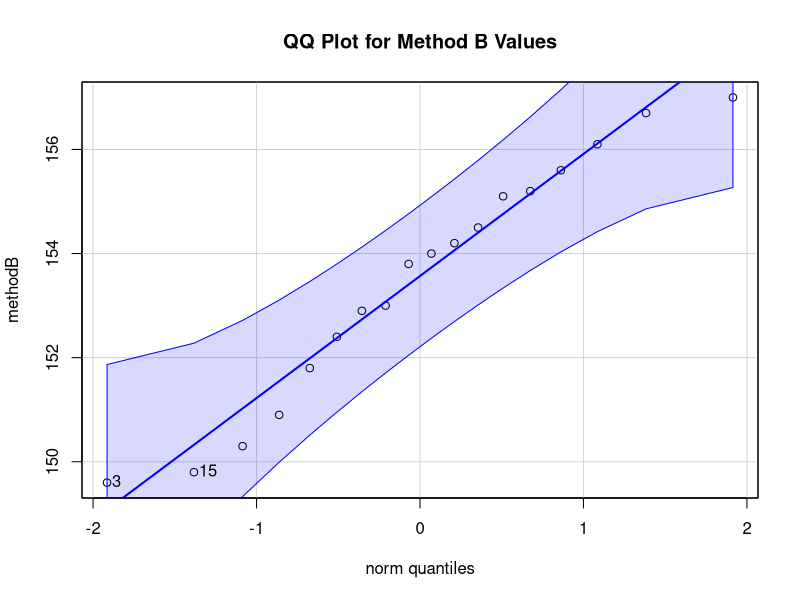
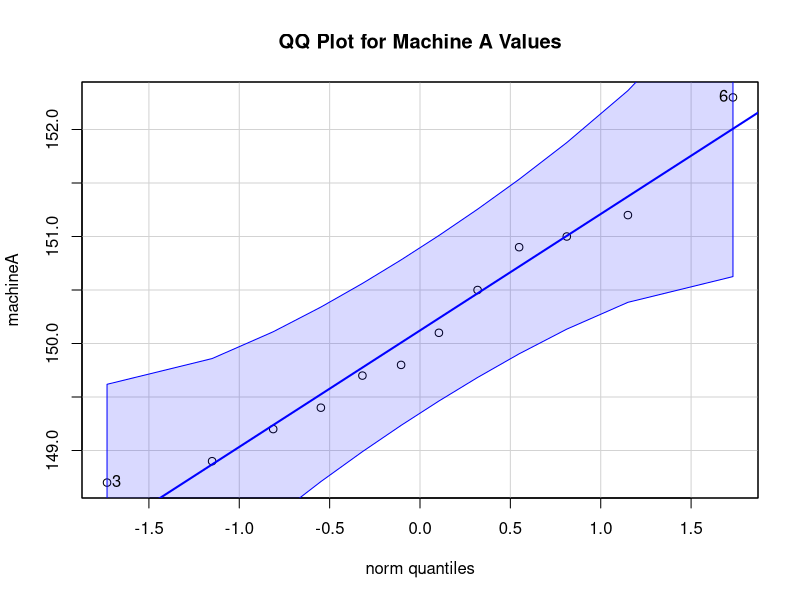
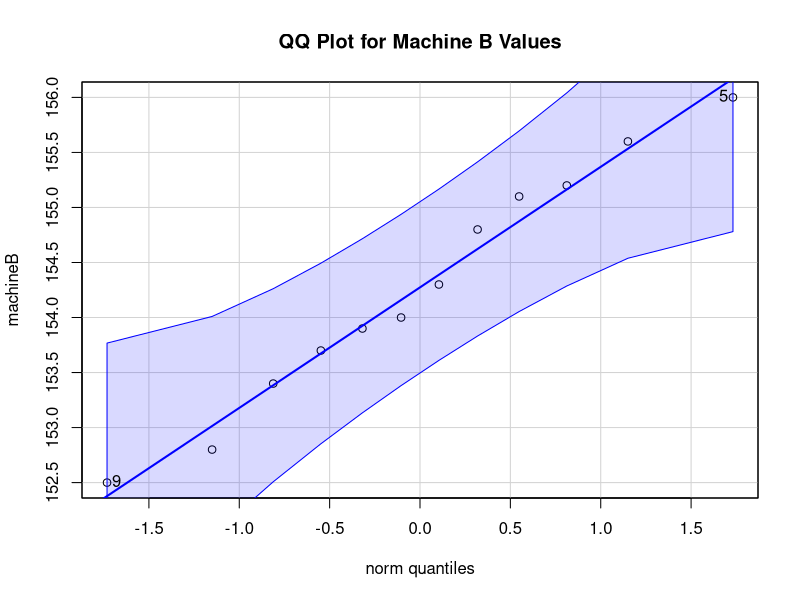
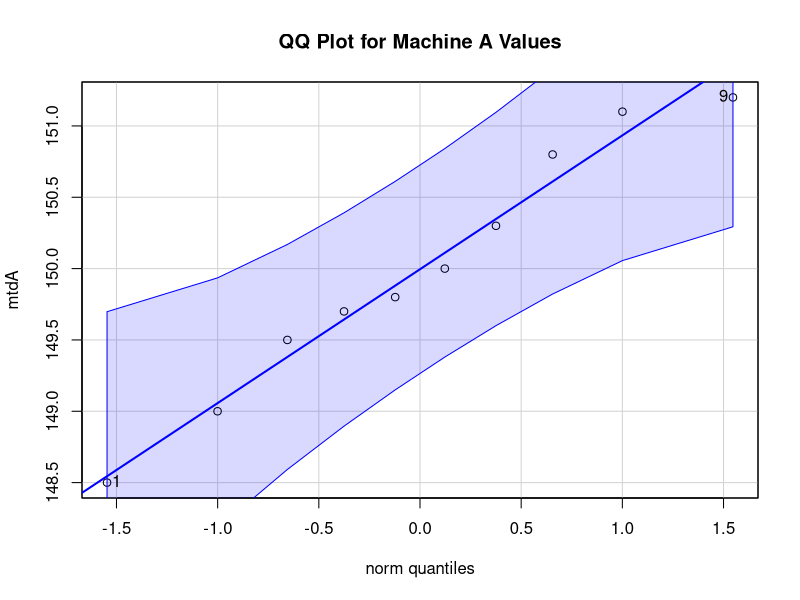
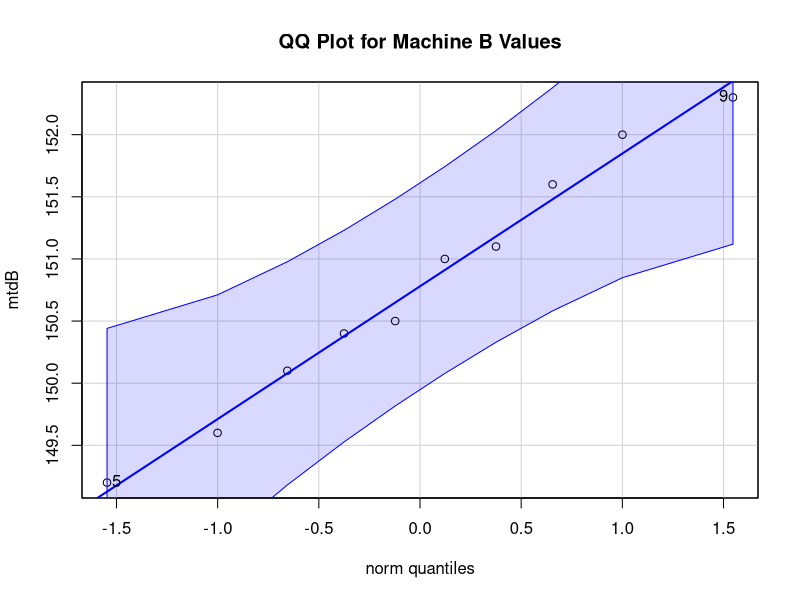
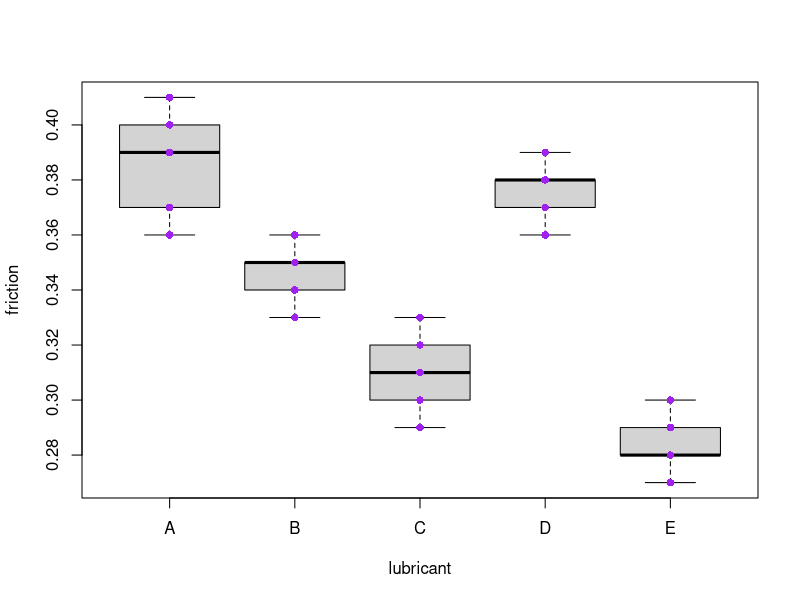
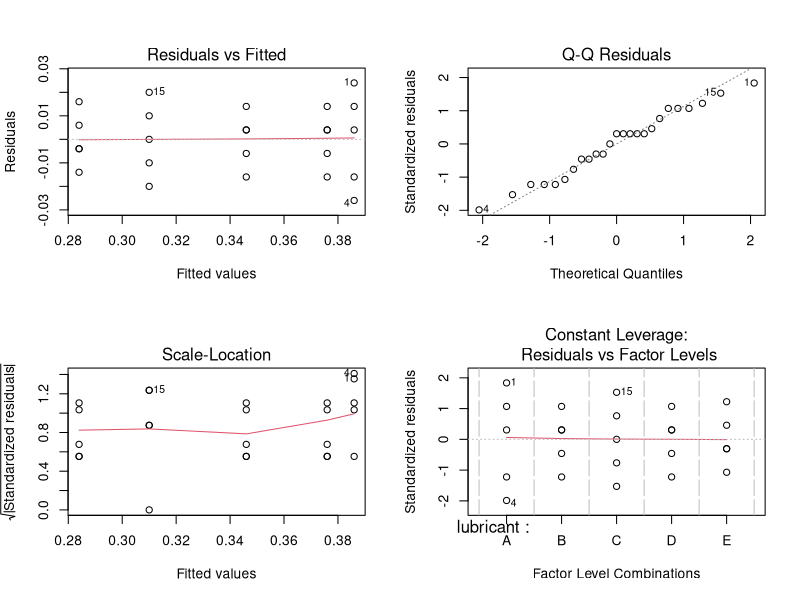
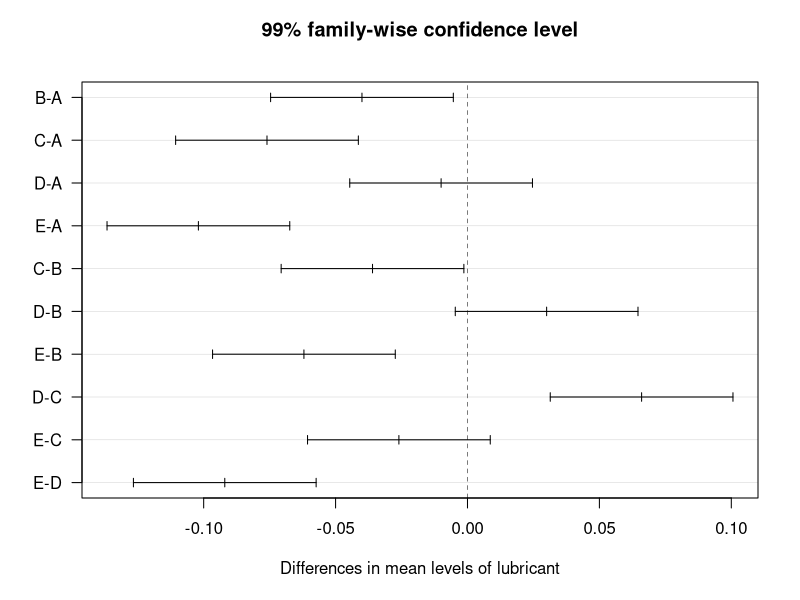

Reproduce these figures in R, in order.
## ---- chunk 1
knitr::opts_chunk$set(echo = TRUE)
## ---- chunk 2
options(width=70, digits=5)
## ---- chunk 3
methodB <- c(152.4, 155.2, 149.6, 153.8, 156.1, 150.9, 154.5, 157.0, 151.8,
             155.6, 150.3, 153.0, 154.2, 156.7, 149.8, 152.9, 155.1, 154.0)
## ---- chunk 4
library(car)
methodB <- c(152.4, 155.2, 149.6, 153.8, 156.1, 150.9, 154.5, 157.0, 151.8,
             155.6, 150.3, 153.0, 154.2, 156.7, 149.8, 152.9, 155.1, 154.0)

qqPlot(methodB, line = "r", main = "QQ Plot for Method B Values")

shapiro.test(methodB) #shapiro-wlk test of normality.

## ---- chunk 5
(t_stat <- (mean(methodB) - 150) / (sd(methodB) / sqrt(25)))
## ---- chunk 6
#I did the test on multiple alternatives depending on what the engineer wants to test.

#If we wanted to check that we at least have 150 MPa, 
# H1: mu < 150
#t.test(methodB, mu = 150, alternative = "less", conf.level = 0.99) 

#If we wanted to check that we hold that value and it doesn't change much which is my understanding of "perserve"
# H1: mu != 150
t.test(methodB, mu = 150, alternative = "two.sided", conf.level = 0.99)

#If we wanted to check that our tensile has at most 150 MPa,
# H1: mu > 150
#t.test(methodB, mu = 150, alternative = "greater", conf.level = 0.99)


#If the wanted test is for the tensile strength to have a minimum of 150, then we have very strong evidence that it is.

#If the objective was to hold a maximum tensile strength at 150 then we reject the null hypothesis based on the p-value 3.367e-6 << 0.01
#and we have evidence pointing that the mean tensile strength increased
## ---- chunk 7
machineA <- c(149.2, 151.0, 148.7, 150.1, 149.8, 152.3, 150.5, 151.2, 
              148.9, 149.7, 150.9, 149.4)
machineB <- c(153.4, 155.1, 152.8, 154.3, 156.0, 155.6, 153.9, 154.8, 
              152.5, 155.2, 154.0, 153.7)
## ---- chunk 8
machineA <- c(149.2, 151.0, 148.7, 150.1, 149.8, 152.3, 150.5, 151.2,
              148.9, 149.7, 150.9, 149.4)
machineB <- c(153.4, 155.1, 152.8, 154.3, 156.0, 155.6, 153.9, 154.8,
              152.5, 155.2, 154.0, 153.7)
qqPlot(machineA, line = "r", main = "QQ Plot for Machine A Values")
qqPlot(machineB, line = "r", main = "QQ Plot for Machine B Values")


shapiro.test(machineA) #shapiro-wlk test of normality.
shapiro.test(machineB) #shapiro-wlk test of normality.

## ---- chunk 9
t.test(machineB, machineA, paired = TRUE, alternative = "greater", conf.level = 0.99)
## ---- chunk 10
mtdA <- c(148.5, 149.7, 150.3, 151.1, 149.0, 150.8, 149.5, 150.0, 151.2, 149.8)
mtdB <- c(149.6, 150.5, 151.1, 152.0, 149.2, 151.6, 150.1, 151.0, 152.3, 150.4)
## ---- chunk 11
mtdA <- c(148.5, 149.7, 150.3, 151.1, 149.0, 150.8, 149.5, 150.0, 151.2, 149.8)
mtdB <- c(149.6, 150.5, 151.1, 152.0, 149.2, 151.6, 150.1, 151.0, 152.3, 150.4)
qqPlot(mtdA, line = "r", main = "QQ Plot for Machine A Values")
qqPlot(mtdB, line = "r", main = "QQ Plot for Machine B Values")


shapiro.test(mtdA) #shapiro-wlk test of normality.
shapiro.test(mtdB) #shapiro-wlk test of normality.

## ---- chunk 12
t.test(mtdB, mtdA, paired = TRUE, alternative = "greater", conf.level = 0.99)
## ---- chunk 13
#Non-parametric test for data in part A
#Wilcoxon Signed rank test

#H0: median of methodB = 150
#H1: median of methodB != 150
wilcox.test(methodB,
            mu = 150,
            alternative = "two.sided",
            conf.level = 0.99)

#Non-parametric test for data in part B
#Paired Wilcoxon Signed rank test

#H0: median of machineB = median of machineA
#H1: median of machineB > median of machineA
wilcox.test(machineB, machineA,
            paired = TRUE,
            alternative = "greater",
            conf.level = 0.99)


#Non-parametric test for data in part C
#Paired Wilcoxon Signed rank test

#H0: median of mtdB = median of mtdA
#H1: median of mtdB > median of mtdA
wilcox.test(mtdB, mtdA,
            paired = TRUE,
            alternative = "greater",
            conf.level = 0.99)

## ---- chunk 14
data <- read.csv("XM125F_Q2.csv", header = TRUE) # read the file
str(data)

data$lubricant <- as.factor(data$lubricant) #make the lubricant a factor instead of character
str(data)

boxplot(friction ~ lubricant, data = data) #boxplot of the friction for each lubricant

points(friction ~ lubricant,data = data, col = "purple", pch = 16) #plot the points on the boxplot

## ---- chunk 15
mod1<- aov(friction ~ lubricant, data = data)
summary(mod1)
## ---- chunk 16
model.tables(mod1, 'mean', se = T)

model.tables(mod1, se = T)

## ---- chunk 17
par(mfrow=c(2,2))
plot(mod1)
## ---- chunk 18
leveneTest(mod1)
## ---- chunk 19
shapiro.test(rstandard(mod1))
## ---- chunk 20
(mod1.tky <- TukeyHSD(mod1, conf.level = 0.99))

par(mfrow = c(1,1))
plot(mod1.tky, las = 1)
## ---- chunk 21
kruskal.test(friction ~ lubricant, data = data)
